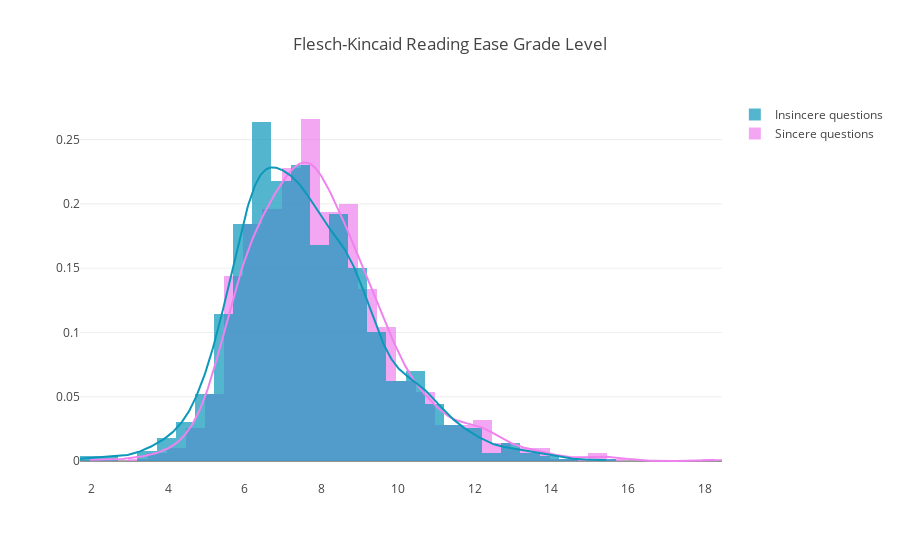
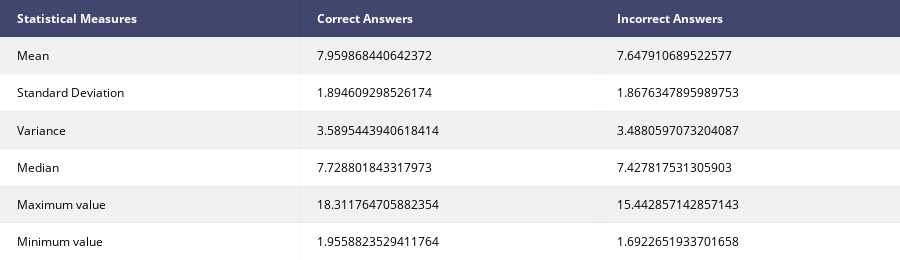

Write notebook code for charts like these, in order.
### Markdown cell above
### The Flesch Reading Ease formula

### Code cell
fdf['fre_pos_i'] = fdf['text'][fdf['tag']=='pos'].apply(lambda x: textstat.flesch_kincaid_grade(x))
fdf['fre_neg_i'] = fdf['text'][fdf['tag']=='neg'].apply(lambda x: textstat.flesch_kincaid_grade(x))
fdf['sent_count'] = fdf['text'].apply(lambda x: len([x for x in x.split('.')]))
fdf['fre_pos_i'] = fdf['fre_pos_i']/fdf['sent_count']
fdf['fre_neg_i'] = fdf['fre_neg_i']/fdf['sent_count']
fre_pos = fdf['fre_pos_i']
fre_neg = fdf['fre_neg_i']
fre_pos = [x for x in fre_pos if str(x) != 'nan']
fre_neg = [x for x in fre_neg if str(x) != 'nan']
plot_readability(fre_pos,fre_neg,"Flesch-Kincaid Reading Ease Grade Level", 0.5, colors=['#EE82EE','#0d98ba'])

### Figure 1 — Plotly figure (JSON) as saved in the notebook; plotly's stock layout.template omitted (floating-point values rounded to 4 significant figures; data arrays with more than 128 entries replaced by an {"elided": "..."} marker saying what was removed)
{"data": [{"autobinx": false, "histnorm": "probability density", "legendgroup": "Sincere questions", "marker": {"color": "#EE82EE"}, "name": "Sincere questions", "opacity": 0.7, "type": "histogram", "uid": "778da71d-991b-459a-a1bc-8c6fe6f146b5", "x": {"elided": "1000 float values"}, "xaxis": "x", "xbins": {"end": 18.31, "size": 0.5, "start": 1.956}, "yaxis": "y"}, {"autobinx": false, "histnorm": "probability density", "legendgroup": "Insincere questions", "marker": {"color": "#0d98ba"}, "name": "Insincere questions", "opacity": 0.7, "type": "histogram", "uid": "7f9b8020-7dc6-49a4-8090-c6146b9d5f8f", "x": {"elided": "1000 float values"}, "xaxis": "x", "xbins": {"end": 15.44, "size": 0.5, "start": 1.692}, "yaxis": "y"}, {"legendgroup": "Sincere questions", "marker": {"color": "#EE82EE"}, "mode": "lines", "name": "Sincere questions", "showlegend": false, "type": "scatter", "uid": "b5ccf88f-d7d9-4bf6-be57-71a3b1177957", "x": {"elided": "500 float values"}, "xaxis": "x", "y": {"elided": "500 float values"}, "yaxis": "y"}, {"legendgroup": "Insincere questions", "marker": {"color": "#0d98ba"}, "mode": "lines", "name": "Insincere questions", "showlegend": false, "type": "scatter", "uid": "49e6ec6f-d07b-44ff-b044-6027f119f12e", "x": {"elided": "500 float values"}, "xaxis": "x", "y": {"elided": "500 float values"}, "yaxis": "y"}], "layout": {"barmode": "overlay", "hovermode": "closest", "legend": {"traceorder": "reversed"}, "title": "Flesch-Kincaid Reading Ease Grade Level", "xaxis": {"anchor": "y2", "domain": [0, 1], "zeroline": false}, "yaxis": {"anchor": "free", "domain": [0, 1], "position": 0}}}

### Figure 2 — Plotly figure (JSON) as saved in the notebook; plotly's stock layout.template omitted (floating-point values rounded to 4 significant figures)
{"data": [{"colorscale": [[0, "#00083e"], [0.5, "#ededee"], [1, "#ffffff"]], "hoverinfo": "none", "opacity": 0.75, "showscale": false, "type": "heatmap", "uid": "bf1a8773-5e53-4a43-83b0-d5269cc0e746", "z": [[0, 0, 0], [0.5, 0.5, 0.5], [1, 1, 1], [0.5, 0.5, 0.5], [1, 1, 1], [0.5, 0.5, 0.5], [1, 1, 1]]}], "layout": {"annotations": [{"align": "left", "font": {"color": "#ffffff"}, "showarrow": false, "text": "<b>Statistical Measures</b>", "x": -0.45, "xanchor": "left", "xref": "x", "y": 0, "yref": "y"}, {"align": "left", "font": {"color": "#ffffff"}, "showarrow": false, "text": "<b>Correct Answers</b>", "x": 0.55, "xanchor": "left", "xref": "x", "y": 0, "yref": "y"}, {"align": "left", "font": {"color": "#ffffff"}, "showarrow": false, "text": "<b>Incorrect Answers</b>", "x": 1.55, "xanchor": "left", "xref": "x", "y": 0, "yref": "y"}, {"align": "left", "font": {"color": "#000000"}, "showarrow": false, "text": "Mean", "x": -0.45, "xanchor": "left", "xref": "x", "y": 1, "yref": "y"}, {"align": "left", "font": {"color": "#000000"}, "showarrow": false, "text": "7.959868440642372", "x": 0.55, "xanchor": "left", "xref": "x", "y": 1, "yref": "y"}, {"align": "left", "font": {"color": "#000000"}, "showarrow": false, "text": "7.647910689522577", "x": 1.55, "xanchor": "left", "xref": "x", "y": 1, "yref": "y"}, {"align": "left", "font": {"color": "#000000"}, "showarrow": false, "text": "Standard Deviation", "x": -0.45, "xanchor": "left", "xref": "x", "y": 2, "yref": "y"}, {"align": "left", "font": {"color": "#000000"}, "showarrow": false, "text": "1.894609298526174", "x": 0.55, "xanchor": "left", "xref": "x", "y": 2, "yref": "y"}, {"align": "left", "font": {"color": "#000000"}, "showarrow": false, "text": "1.8676347895989753", "x": 1.55, "xanchor": "left", "xref": "x", "y": 2, "yref": "y"}, {"align": "left", "font": {"color": "#000000"}, "showarrow": false, "text": "Variance", "x": -0.45, "xanchor": "left", "xref": "x", "y": 3, "yref": "y"}, {"align": "left", "font": {"color": "#000000"}, "showarrow": false, "text": "3.5895443940618414", "x": 0.55, "xanchor": "left", "xref": "x", "y": 3, "yref": "y"}, {"align": "left", "font": {"color": "#000000"}, "showarrow": false, "text": "3.4880597073204087", "x": 1.55, "xanchor": "left", "xref": "x", "y": 3, "yref": "y"}, {"align": "left", "font": {"color": "#000000"}, "showarrow": false, "text": "Median", "x": -0.45, "xanchor": "left", "xref": "x", "y": 4, "yref": "y"}, {"align": "left", "font": {"color": "#000000"}, "showarrow": false, "text": "7.728801843317973", "x": 0.55, "xanchor": "left", "xref": "x", "y": 4, "yref": "y"}, {"align": "left", "font": {"color": "#000000"}, "showarrow": false, "text": "7.427817531305903", "x": 1.55, "xanchor": "left", "xref": "x", "y": 4, "yref": "y"}, {"align": "left", "font": {"color": "#000000"}, "showarrow": false, "text": "Maximum value", "x": -0.45, "xanchor": "left", "xref": "x", "y": 5, "yref": "y"}, {"align": "left", "font": {"color": "#000000"}, "showarrow": false, "text": "18.311764705882354", "x": 0.55, "xanchor": "left", "xref": "x", "y": 5, "yref": "y"}, {"align": "left", "font": {"color": "#000000"}, "showarrow": false, "text": "15.442857142857143", "x": 1.55, "xanchor": "left", "xref": "x", "y": 5, "yref": "y"}, {"align": "left", "font": {"color": "#000000"}, "showarrow": false, "text": "Minimum value", "x": -0.45, "xanchor": "left", "xref": "x", "y": 6, "yref": "y"}, {"align": "left", "font": {"color": "#000000"}, "showarrow": false, "text": "1.9558823529411764", "x": 0.55, "xanchor": "left", "xref": "x", "y": 6, "yref": "y"}, {"align": "left", "font": {"color": "#000000"}, "showarrow": false, "text": "1.6922651933701658", "x": 1.55, "xanchor": "left", "xref": "x", "y": 6, "yref": "y"}], "height": 260, "margin": {"b": 0, "l": 0, "r": 0, "t": 0}, "xaxis": {"dtick": 1, "gridwidth": 2, "showticklabels": false, "tick0": -0.5, "ticks": "", "zeroline": false}, "yaxis": {"autorange": "reversed", "dtick": 1, "gridwidth": 2, "showticklabels": false, "tick0": 0.5, "ticks": "", "zeroline": false}}}
